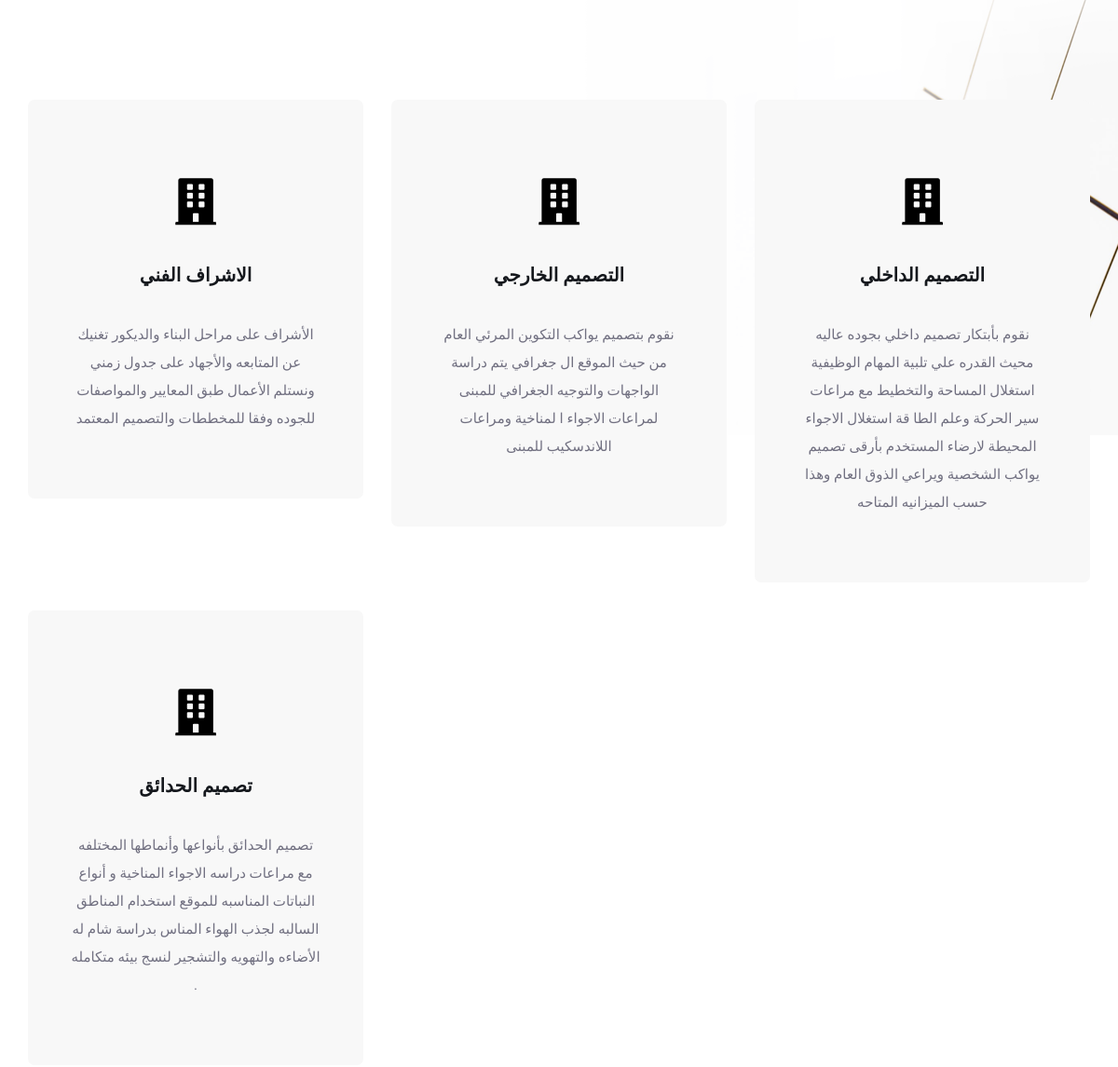
Page /office/service-types (middle part) on the earlier database version.
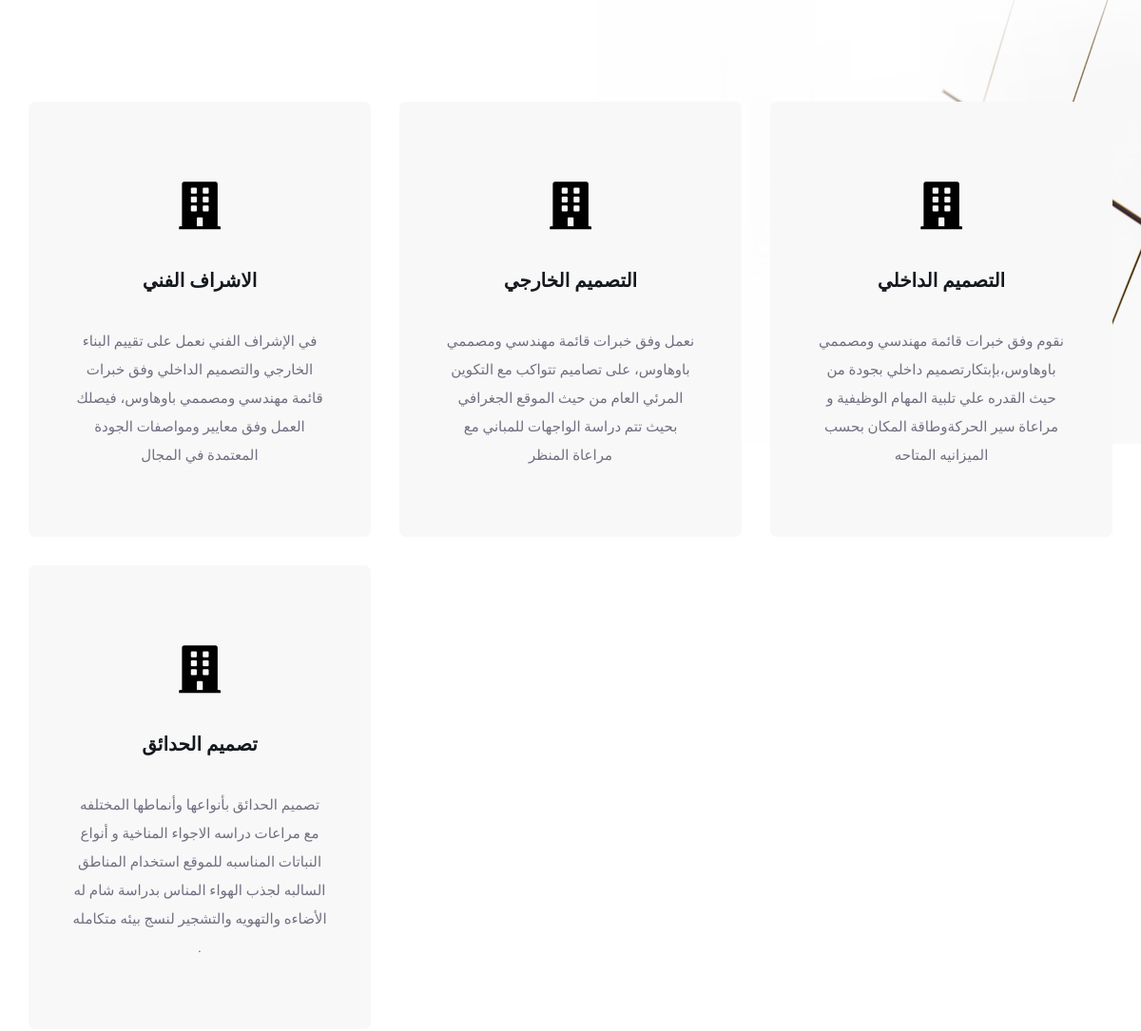
Same page on the later database version.
### office/models.py (models this page shows, shortened)
class Service(models.Model):
    name = models.CharField(max_length=255, blank=True, null=True, verbose_name='الأسم')
    description = models.TextField(verbose_name='الوصف', blank=True, null=True)
    class Meta:
        ordering = ['name', ]
        verbose_name = 'الخدمه'
        verbose_name_plural = 'الخدمات'

### office/views.py (the view)
# urls.py: path('service-types', views.services_type, name='services-types'),
def services_type(request):
    context = {"services": models.Service.objects.all()}
    return render(request, 'office/services-type.html', context)

### office/templates/office/services-type.html (shortened to what this page needs)
{% extends 'base.html' %}
{% block body %}
        <section class="service-area pt-150 pb-150">
            <div class="container">
                   <div class="row justify-content-center">
             {% for service in services %}
                              <div class="col-xl-4 col-lg-4 col-md-6 col-sm-9">
                        <div class="services-caption text-center mb-30">
                            <div class="service-icon">
                                <i class="fa fa-building"></i>
                            </div>
                            <div class="service-cap">
                                <h4><a class="body-font" href="{% url 'do-survey'  %}">{{ service.name }}</a></h4>
                                <p class="body-font">{{ service.description }}</p>
                            </div>
                        </div>
                    </div>
                       {% endfor %}
                   </div>
            </div>
</section>
{% endblock body %}

Differences in the rows shown:
changed Service "الاشراف الفني": description "الأشراف على مراحل البناء والديكور تغنيك عن المتابعه والأجهاد على جدول زمني ونستلم الأعمال طبق المعايير والمواصفات للجوده وفقا للمخططات والتصميم المعتمد" → "في الإشراف الفني نعمل على تقييم البناء الخارجي والتصميم الداخلي وفق خبرات قائمة مهندسي ومصممي باوهاوس، فيصلك العمل وفق معايير ومواصفات الجودة المعتمدة في المجال"
changed Service "التصميم الخارجي": description "نقوم بتصميم يواكب التكوين المرئي العام من حيث الموقع ال جغرافي يتم دراسة الواجهات والتوجيه الجغرافي للمبنى لمراعات الاجواء ا لمناخية ومراعات اللاندسكيب للمبنى" → "نعمل وفق خبرات قائمة مهندسي ومصممي باوهاوس، على تصاميم تتواكب مع التكوين المرئي العام من حيث الموقع الجغرافي بحيث تتم دراسة الواجهات للمباني مع مراعاة المنظر"
changed Service "التصميم الداخلي": description "نقوم بأبتكار تصميم داخلي بجوده عاليه محيث القدره علي تلبية المهام الوظيفية استغلال المساحة والتخطيط مع مراعات سير الحركة وعلم الطا قة استغلال الاجواء المحيطة لارضاء المستخدم بأرقى تصميم يواكب الشخصية ويراعي الذوق العام وهذا حسب الميزانيه المتاحه" → "نقوم وفق خبرات قائمة مهندسي ومصممي باوهاوس،بإبتكارتصميم داخلي بجودة من حيث القدره علي تلبية المهام الوظيفية و مراعاة سير الحركةوطاقة المكان بحسب الميزانيه المتاحه"
